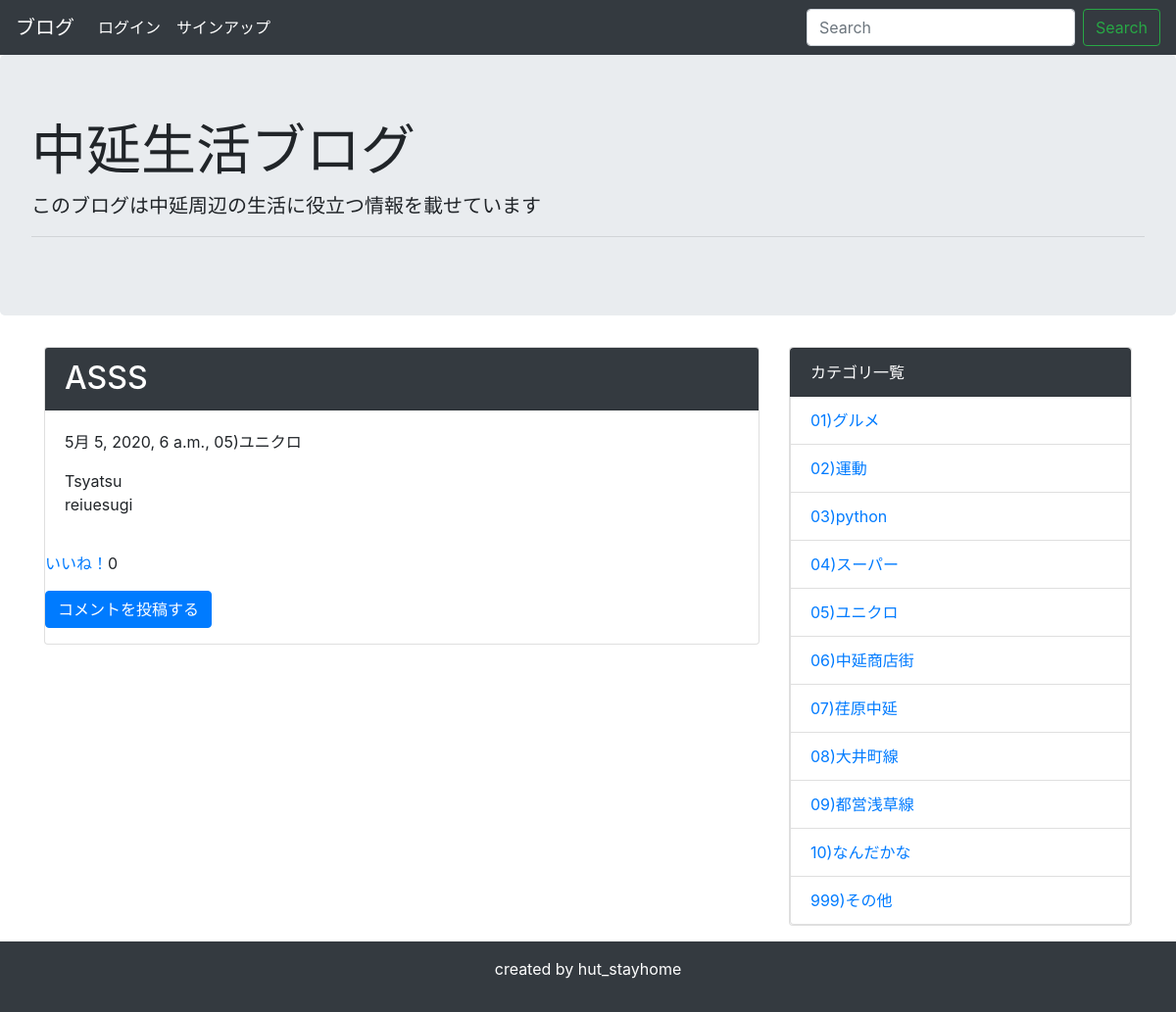
The app's page /detail/38/, older data.
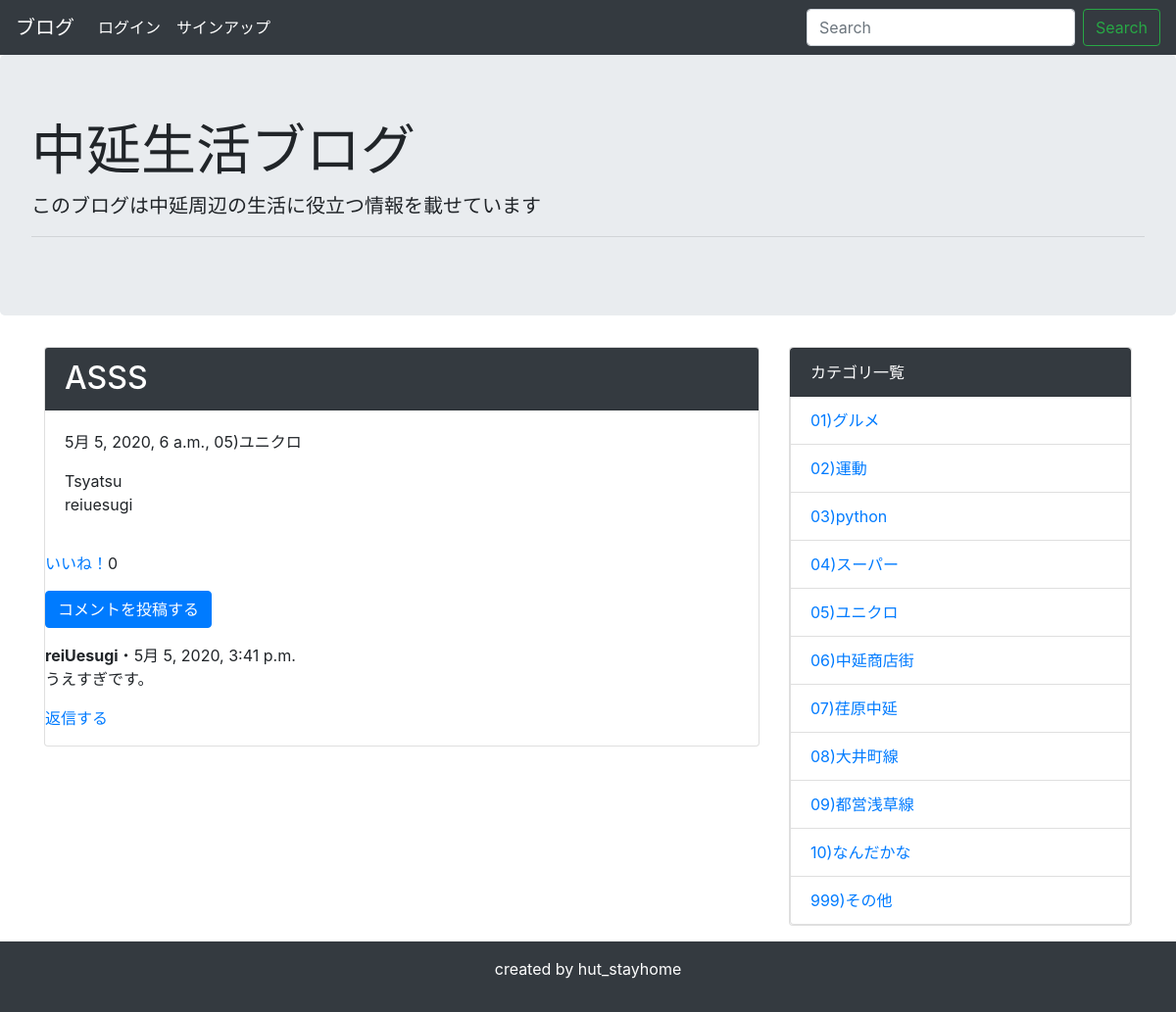
The same page, newer data.
### blog/models.py (models this page shows, shortened)
class Category(models.Model):
    name = models.CharField('カテゴリー名', max_length=200)
    created_at = models.DateTimeField('作成日',default=timezone.now)
    class Meta:
        ordering = ['name']
    def __str__(self):
        return self.name

class Comment(models.Model):
    post = models.ForeignKey(
        Post, on_delete=models.CASCADE, related_name = 'comments')
    author = models.CharField(max_length=50)
    text = models.TextField()
    timestamp = models.DateTimeField(auto_now_add=True)
    approved = models.BooleanField(default=False)
    class Meta:
        ordering = [ '-timestamp']

### blog/views.py (the view)
# urls.py: path('detail/<int:pk>/', views.DetailView.as_view(), name='detail'),
class DetailView(generic.DetailView):
    template_name = 'blog/post_detail.html'
    model = Post

### blog/context_processors.py (called while the page is built)
def common(request):
    context = {
        'category_list':Category.objects.all(),
    }
    return context

### blog/templates/blog/post_detail.html (shortened to what this page needs)
{% extends 'blog/base.html' %}
{% block content %}
<div class="card mb-3">
    <h2 class="card-header bg-dark text-white">{{ post.title }}</h2>
    <div class="card-body">
      <p>{{ post.created_at }}, {{ post.category }}</p>
      {{ post.text | linebreaksbr | urlize }}
    <p>{{ post.created_user }}</p>
</div>
 <div class="like">
    <a href="{% url 'blog:like' post.pk request.user %}">いいね！</a>{{ post.like_num }}
 </div>
    <article class="comment-area">
      <a class="btn btn-primary my-3" href="{% url 'blog:comment_form' post.pk %}">コメントを投稿する</a>
      {% include "blog/snippets/comments.html" %}
    </article>
</div>
{% endblock %}

### blog/templates/blog/snippets/comments.html (shortened to what this page needs)
{% for comment in post.comments.all %}
{% if user.is_authenticated or comment.approved %}
<div class="comment">
  <strong>{{ comment.author }}</strong>・{{ comment.timestamp }}
  <p>{{ comment.text|linebreaksbr }}</p>
  <p>
    <a href="{% url 'blog:reply_form' comment.pk %}">返信する</a>
  </p>
</div>
{% endif %}
{% endfor %}

### blog/templates/blog/snippets/sidebar.html
<div class="card mb-3">
    <ul class="list-group">
      <li class="list-group-item bg-dark text-white">カテゴリ一覧</li>
      {% for category in category_list %}
      <li class="list-group-item"><a href="{% url 'blog:category' category.pk %}">{{ category }}</a></li>
      {% endfor %}
    </ul>
</div>

Row changes from the older to the newer data that the page shows:
added Comment: author "reiUesugi", timestamp "5月 5, 2020, 3:41 p.m.", text "うえすぎです。"
